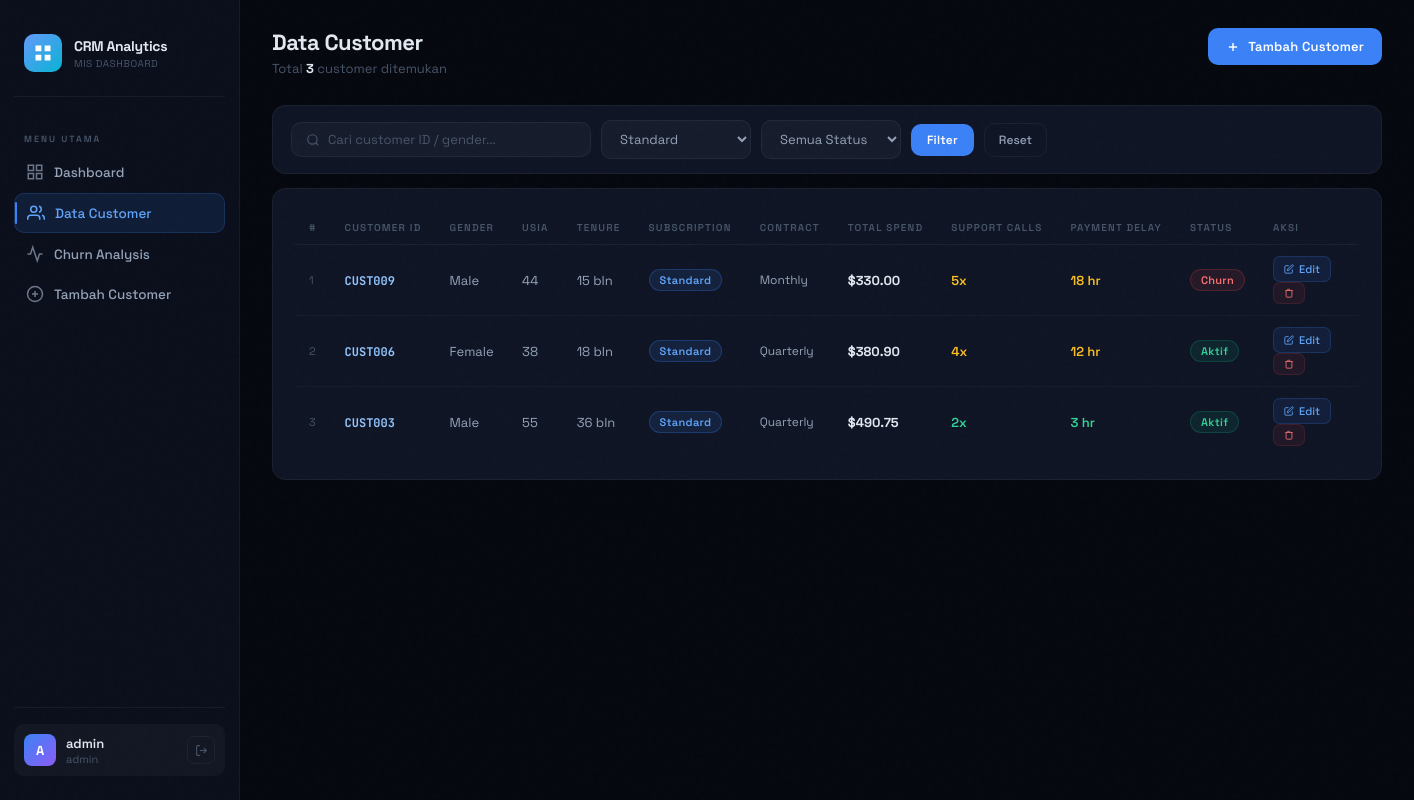
The app's page /customers.php?sub=Standard (signed in) with its own data.
### tables this page shows
CREATE TABLE IF NOT EXISTS customer_churn (
    id            INT AUTO_INCREMENT PRIMARY KEY,
    customerid    VARCHAR(50)  NOT NULL UNIQUE,
    age           INT          NOT NULL,
    gender        VARCHAR(10)  NOT NULL,
    tenure        INT          DEFAULT 0,
    usage_frequency INT        DEFAULT 0,
    support_calls   INT        DEFAULT 0,
    payment_delay   INT        DEFAULT 0,
    subscription_type VARCHAR(20) NOT NULL DEFAULT 'Basic',
    contract_length   VARCHAR(20) NOT NULL DEFAULT 'Monthly',
    total_spend       DECIMAL(10,2) DEFAULT 0.00,
    last_interaction  INT        DEFAULT 0,
    churn             TINYINT(1) DEFAULT 0,
    created_at        TIMESTAMP  DEFAULT CURRENT_TIMESTAMP,
    updated_at        TIMESTAMP  DEFAULT CURRENT_TIMESTAMP ON UPDATE CURRENT_TIMESTAMP
);

### customers.php (the view, shortened to what this page needs)
<?php
include 'koneksi.php';
$search   = mysqli_real_escape_string($conn, trim($_GET['q']   ?? ''));
$filterSub   = mysqli_real_escape_string($conn, $_GET['sub']   ?? '');
$filterChurn = isset($_GET['churn']) && $_GET['churn'] !== '' ? (int)$_GET['churn'] : '';
$where = "WHERE 1=1";
if ($filterSub !== '')  $where .= " AND subscription_type = '$filterSub'";
$perPage = 15;
$page    = max(1, (int)($_GET['page'] ?? 1));
$offset  = ($page - 1) * $perPage;
$totalRes = mysqli_query($conn, "SELECT COUNT(*) as c FROM customer_churn $where");
$total    = mysqli_fetch_assoc($totalRes)['c'];
$rows = mysqli_query($conn,
    "SELECT * FROM customer_churn $where ORDER BY id DESC LIMIT $perPage OFFSET $offset"
);
?>
<!DOCTYPE html>
<html lang="id">
<head>
<link rel="stylesheet" href="assets/style.css">
</head>
<body>
<?php include 'partials/sidebar.php'; ?>
<div class="main">
  <div class="page-header">
    <div>
      <div class="page-title">Data Customer</div>
      <div class="page-sub">Total <strong style="color:var(--text);"><?= number_format($total) ?></strong> customer ditemukan</div>
    </div>
    <a href="tambah.php" class="btn-primary">
      <svg width="14" height="14" viewBox="0 0 24 24" fill="none" stroke="currentColor" stroke-width="2.5"><line x1="12" y1="5" x2="12" y2="19"/><line x1="5" y1="12" x2="19" y2="12"/></svg>
      Tambah Customer
    </a>
  </div>
  <div class="section-card" style="padding:14px 18px; margin-bottom:14px;">
    <form method="GET" class="filter-bar">
      <div class="search-input">
        <svg class="search-icon" width="14" height="14" viewBox="0 0 24 24" fill="none" stroke="currentColor" stroke-width="2"><circle cx="11" cy="11" r="8"/><line x1="21" y1="21" x2="16.65" y2="16.65"/></svg>
        <input type="text" name="q" placeholder="Cari customer ID / gender..." value="<?= htmlspecialchars($search) ?>">
      </div>
      <select name="sub" class="form-select" style="width:150px;">
        <?php foreach (['Basic','Standard','Premium'] as $s): ?>
          <option value="<?= $s ?>" <?= $filterSub===$s ? 'selected':'' ?>><?= $s ?></option>
        <?php endforeach; ?>
      </select>
      <select name="churn" class="form-select" style="width:140px;">
        <option value="">Semua Status</option>
      </select>
      <button type="submit" class="btn-primary" style="padding:8px 16px;font-size:12px;">Filter</button>
      <a href="customers.php" class="btn-secondary" style="padding:8px 14px;font-size:12px;">Reset</a>
    </form>
  </div>
  <div class="section-card">
    <div class="table-wrap">
      <table>
        <thead>
          <tr>
            <th>#</th><th>Customer ID</th><th>Gender</th><th>Usia</th>
            <th>Tenure</th><th>Subscription</th><th>Contract</th>
            <th>Total Spend</th><th>Support Calls</th><th>Payment Delay</th>
            <th>Status</th><th>Aksi</th>
          </tr>
        </thead>
        <tbody>
        <?php if (mysqli_num_rows($rows) === 0): ?>
          <tr><td colspan="12" style="text-align:center;color:var(--muted);padding:32px;">Tidak ada data customer.</td></tr>
        <?php else: $no = $offset + 1; while ($r = mysqli_fetch_assoc($rows)): ?>
          <?php
            $subClass  = strtolower($r['subscription_type']);
            $callColor = $r['support_calls'] >= 7 ? '#f87171' : ($r['support_calls'] >= 4 ? '#fbbf24' : '#34d399');
            $delayColor= $r['payment_delay'] >= 20 ? '#f87171' : ($r['payment_delay'] >= 10 ? '#fbbf24' : '#34d399');
          ?>
          <tr>
            <td style="color:var(--muted);font-size:11px;"><?= $no++ ?></td>
            <td><strong style="color:#93c5fd;font-family:'JetBrains Mono',monospace;font-size:12px;"><?= htmlspecialchars($r['customerid']) ?></strong></td>
            <td><?= htmlspecialchars($r['gender']) ?></td>
            <td><?= $r['age'] ?></td>
            <td><?= $r['tenure'] ?> bln</td>
            <td><span class="badge badge-<?= $subClass ?>"><?= htmlspecialchars($r['subscription_type']) ?></span></td>
            <td style="font-size:12px;"><?= htmlspecialchars($r['contract_length']) ?></td>
            <td><strong>$<?= number_format($r['total_spend'], 2) ?></strong></td>
            <td><span style="color:<?= $callColor ?>;font-weight:600;"><?= $r['support_calls'] ?>x</span></td>
            <td><span style="color:<?= $delayColor ?>;font-weight:600;"><?= $r['payment_delay'] ?> hr</span></td>
            <td><?= $r['churn'] ? '<span class="badge badge-churn">Churn</span>' : '<span class="badge badge-active">Aktif</span>' ?></td>
            <td>
              <a href="edit.php?id=<?= urlencode($r['customerid']) ?>" class="action-btn btn-edit">
                <svg width="10" height="10" viewBox="0 0 24 24" fill="none" stroke="currentColor" stroke-width="2"><path d="M11 4H4a2 2 0 0 0-2 2v14a2 2 0 0 0 2 2h14a2 2 0 0 0 2-2v-7"/><path d="M18.5 2.5a2.121 2.121 0 0 1 3 3L12 15l-4 1 1-4 9.5-9.5z"/></svg>
                Edit
              </a>
              <a href="customers.php?hapus=<?= urlencode($r['customerid']) ?>&<?= http_build_query(array_filter(['q'=>$search,'sub'=>$filterSub,'churn'=>$filterChurn,'page'=>$page])) ?>"
                 class="action-btn btn-delete"
                 onclick="return confirm('Hapus customer <?= htmlspecialchars($r['customerid']) ?>?')">
                <svg width="10" height="10" viewBox="0 0 24 24" fill="none" stroke="currentColor" stroke-width="2"><polyline points="3 6 5 6 21 6"/><path d="M19 6v14a2 2 0 0 1-2 2H7a2 2 0 0 1-2-2V6m3 0V4a1 1 0 0 1 1-1h4a1 1 0 0 1 1 1v2"/></svg>
              </a>
            </td>
          </tr>
        <?php endwhile; endif; ?>
        </tbody>
      </table>
    </div>
  </div>
</div>
</body>
</html>

### assets/style.css (style rules this page uses)
:root { --bg: #06080f; --surface: #0b0f1c; --card: #0f1525; --card2: #141b2e; --accent: #3b82f6; --accent2: #06b6d4; --accent3: #10b981; --danger: #ef4444; --warn: #f59e0b; --purple: #8b5cf6; --text: #e2e8f0; --text2: #94a3b8; --muted: #475569; --border: rgba(59,130,246,0.12); --border2: rgba(255,255,255,0.05); --sidebar-w: 240px; --glow: 0 0 30px rgba(59,130,246,0.15); }
* { margin: 0; padding: 0; box-sizing: border-box; }
html { scroll-behavior: smooth; }
body { font-family: 'Space Grotesk', sans-serif; background: var(--bg); color: var(--text); min-height: 100vh; display: flex; overflow-x: hidden; }
body::before { content: ''; position: fixed; inset: 0; pointer-events: none; z-index: 9999; opacity: 0.4; }
.main { margin-left: var(--sidebar-w); flex: 1; padding: 28px 32px; min-height: 100vh; animation: fadeIn 0.5s ease; }
.page-header { display: flex; align-items: flex-start; justify-content: space-between; margin-bottom: 28px; }
.page-title { font-size: 22px; font-weight: 700; color: var(--text); letter-spacing: -0.5px; }
.page-sub { font-size: 13px; color: var(--muted); margin-top: 4px; }
.section-card { background: var(--card); border: 1px solid var(--border2); border-radius: 14px; padding: 22px; margin-bottom: 20px; transition: border-color 0.2s; }
.table-wrap { overflow-x: auto; }
table { width: 100%; border-collapse: collapse; font-size: 13px; }
thead th { padding: 10px 14px; text-align: left; font-size: 10px; font-weight: 600; letter-spacing: 1.2px; text-transform: uppercase; color: var(--muted); border-bottom: 1px solid var(--border2); white-space: nowrap; }
tbody tr { border-bottom: 1px solid rgba(255,255,255,0.03); transition: background 0.15s; }
tbody tr:last-child { border-bottom: none; }
td { padding: 11px 14px; color: var(--text2); vertical-align: middle; }
td strong { color: var(--text); }
.badge { display: inline-flex; align-items: center; padding: 3px 10px; border-radius: 20px; font-size: 11px; font-weight: 600; letter-spacing: 0.3px; }
.badge-standard { background: rgba(59,130,246,0.12); color: #60a5fa; border: 1px solid rgba(59,130,246,0.25); }
.badge-churn { background: rgba(239,68,68,0.1); color: #f87171; border: 1px solid rgba(239,68,68,0.2); }
.badge-active { background: rgba(16,185,129,0.1); color: #34d399; border: 1px solid rgba(16,185,129,0.2); }
.action-btn { display: inline-flex; align-items: center; gap: 5px; padding: 5px 10px; border-radius: 7px; font-size: 11px; font-weight: 500; text-decoration: none; transition: all 0.15s; cursor: pointer; border: 1px solid transparent; margin-right: 4px; }
.btn-edit { background: rgba(59,130,246,0.1); color: #60a5fa; border-color: rgba(59,130,246,0.2); }
.btn-delete { background: rgba(239,68,68,0.08); color: #f87171; border-color: rgba(239,68,68,0.15); }
.btn-primary { display: inline-flex; align-items: center; gap: 8px; padding: 10px 18px; background: var(--accent); color: white; border-radius: 10px; font-size: 13px; font-weight: 600; text-decoration: none; cursor: pointer; border: none; transition: all 0.2s; font-family: 'Space Grotesk', sans-serif; letter-spacing: 0.2px; }
.btn-secondary { display: inline-flex; align-items: center; gap: 8px; padding: 9px 16px; background: transparent; color: var(--text2); border-radius: 10px; font-size: 13px; font-weight: 500; text-decoration: none; cursor: pointer; border: 1px solid var(--border2); transition: all 0.2s; font-family: 'Space Grotesk', sans-serif; }
.filter-bar { display: flex; gap: 10px; align-items: center; flex-wrap: wrap; }
.search-input { display: flex; align-items: center; gap: 8px; background: rgba(255,255,255,0.03); border: 1px solid var(--border2); border-radius: 10px; padding: 8px 14px; flex: 1; min-width: 200px; max-width: 300px; }
.search-input input { background: none; border: none; outline: none; color: var(--text); font-size: 13px; font-family: 'Space Grotesk', sans-serif; width: 100%; }
.search-input input::placeholder { color: var(--muted); }
.search-icon { color: var(--muted); flex-shrink: 0; }
.form-select { background: rgba(255,255,255,0.03); border: 1px solid var(--border2); border-radius: 10px; padding: 9px 14px; color: var(--text2); font-size: 13px; font-family: 'Space Grotesk', sans-serif; outline: none; cursor: pointer; transition: border-color 0.2s; }

### records on screen
customer_churn: customerid "CUST009", gender "Male", age "44", tenure "15", subscription_type "Standard", contract_length "Monthly", total_spend "330.00", support_calls "5", payment_delay "18", churn "Churn"
customer_churn: customerid "CUST006", gender "Female", age "38", tenure "18", subscription_type "Standard", contract_length "Quarterly", total_spend "380.90", support_calls "4", payment_delay "12", churn "Aktif"
customer_churn: customerid "CUST003", gender "Male", age "55", tenure "36", subscription_type "Standard", contract_length "Quarterly", total_spend "490.75", support_calls "2", payment_delay "3", churn "Aktif"

### other values on screen
substr($_SESSION['username'] ?? 'A', 0, 1) "A"
$_SESSION['username'] "admin"
$_SESSION['role'] "admin"
$total "3"
form field sub "Standard"
